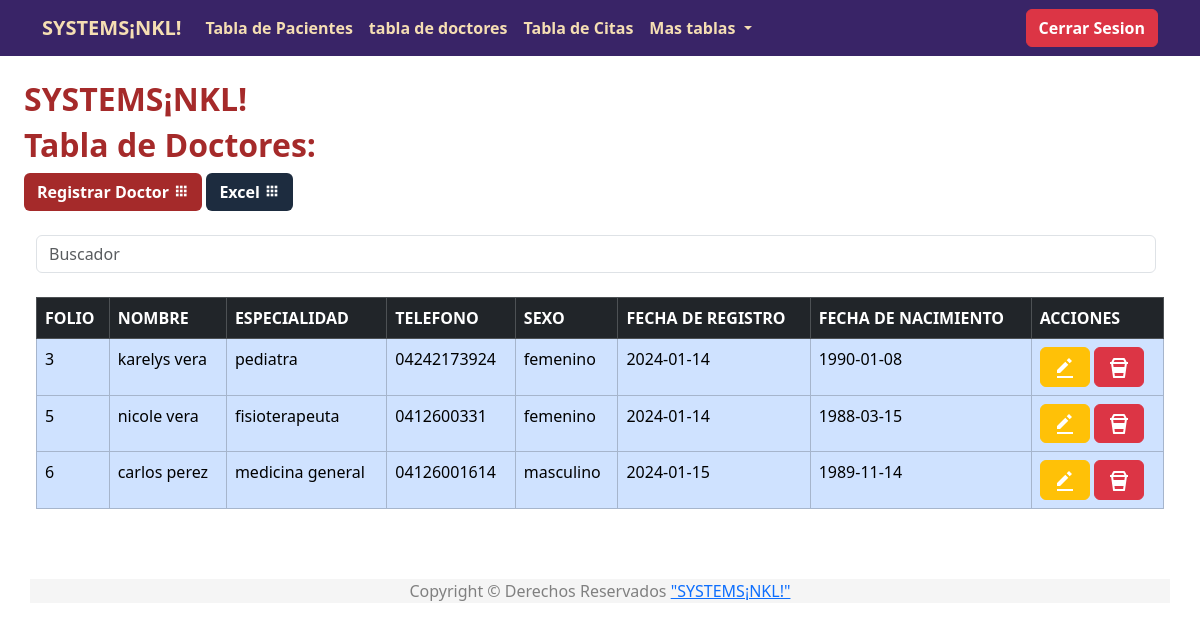
Page /doctores/index.php on the committed database.
### tables this page shows
CREATE TABLE `doctores` (
  `id` int(11) NOT NULL,
  `nombre` varchar(255) NOT NULL,
  `especialidad` varchar(255) NOT NULL,
  `telefono` varchar(255) NOT NULL,
  `sexo` varchar(255) NOT NULL,
  `fecha` date NOT NULL,
  `rol` varchar(255) NOT NULL
);

### doctores/index.php (the view, shortened to what this page needs)
<?php
include("../db.php");
$nkl = $conexion -> prepare("SELECT * FROM doctores");
$nkl -> execute();
$doctores = $nkl -> fetchAll(PDO::FETCH_ASSOC);
?>
<?php include("../template/header.php"); ?>
<div class="contenedor p-4">
<h2 style="color: brown;" class="fw-bold">SYSTEMS¡NKL!</h2>
<h2 style="color: brown;" class="fw-bold">Tabla de Doctores:</h2>
<a style="background:brown;" class="btn text-white fw-bold" href="agregar.php">Registrar Doctor
<i class='bx bxs-grid'></i> </a>
<a style="background: #1d2c3f;" class="btn text-white fw-bold" href="execel.php">Excel
<i class='bx bxs-grid'></i> </a>
<br>
<br>
      <div class="container-fluid">
  <form class="d-flex">
      <input class="form-control me-2 light-table-filter" data-table="table_id" type="text"
      placeholder="Buscador">
  </form>
<br>
<div class="table-responsive">
<table class="table table-bordered table-primary table_id">
  <thead class="table table-dark">
            <tr>
                <th scope="col">FOLIO</th>
                <th scope="col">NOMBRE</th>
                <th scope="col">ESPECIALIDAD</th>
                <th scope="col">TELEFONO</th>
                <th scope="col">SEXO</th>
                <th scope="col">FECHA DE REGISTRO</th>
                <th scope="col">FECHA DE NACIMIENTO</th>
                <th scope="col">ACCIONES</th>
            </tr>
        </thead>
        <tbody>
<?php foreach($doctores as $doctor) { ?>
            <tr class="">
                <td scope="row"><?php echo $doctor['id']; ?></td>
                <td><?php echo $doctor['nombre']; ?></td>
                <td><?php echo $doctor['especialidad']; ?></td>
                <td><?php echo $doctor['telefono']; ?></td>
                <td><?php echo $doctor['sexo']; ?></td>
                <td><?php echo $doctor['fecha']; ?></td>
                <td><?php echo $doctor['rol']; ?></td>
                <td>
                <a href="editar.php?id=<?php echo $doctor['id']; ?>" class="btn btn-warning" role="button"><img src="../img/editar.svg" alt=""></a>
                <a href="javascript:borrar(<?php echo $doctor['id']; ?>);" class="btn btn-danger" role="button"><img src="../img/eliminar.svg" alt=""></a>
                </td>
            </tr>
      <?php } ?>
        </tbody>
    </table>
</div>
<?php include("../template/footer.php"); ?>

### rows in the picture
doctores: id "3", nombre "karelys vera", especialidad "pediatra", telefono "04242173924", sexo "femenino", fecha "2024-01-14", rol "1990-01-08"
doctores: id "5", nombre "nicole vera", especialidad "fisioterapeuta", telefono "0412600331", sexo "femenino", fecha "2024-01-14", rol "1988-03-15"
doctores: id "6", nombre "carlos perez", especialidad "medicina general", telefono "04126001614", sexo "masculino", fecha "2024-01-15", rol "1989-11-14"
